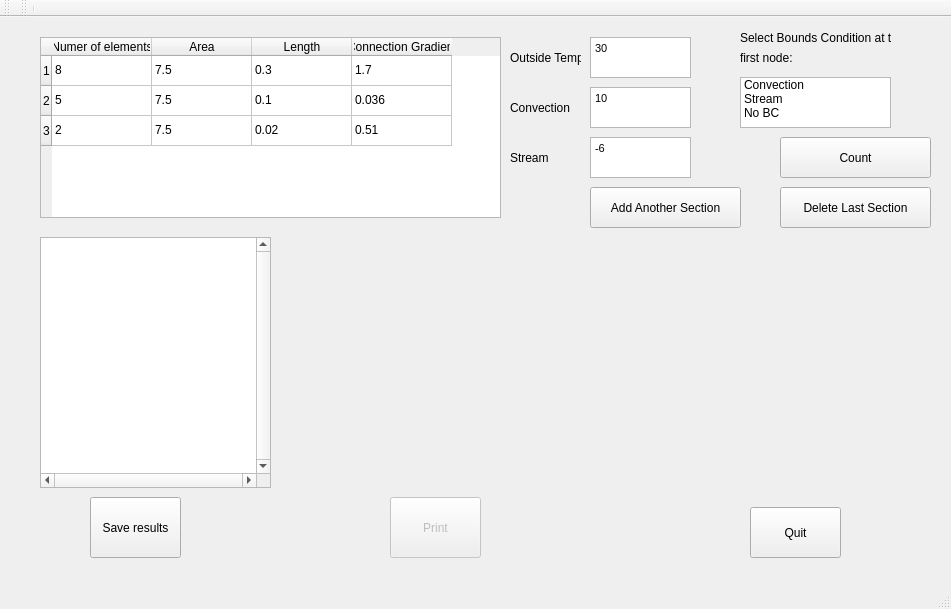
<?xml version="1.0" encoding="UTF-8"?>
<ui version="4.0">
 <class>temp</class>
 <widget class="QMainWindow" name="temp">
  <property name="geometry">
   <rect>
    <x>0</x>
    <y>0</y>
    <width>951</width>
    <height>609</height>
   </rect>
  </property>
  <property name="windowTitle">
   <string>temp</string>
  </property>
  <widget class="QWidget" name="centralWidget">
   <widget class="QTableWidget" name="data">
    <property name="geometry">
     <rect>
      <x>40</x>
      <y>20</y>
      <width>461</width>
      <height>181</height>
     </rect>
    </property>
    <row>
     <property name="text">
      <string>1</string>
     </property>
    </row>
    <row>
     <property name="text">
      <string>2</string>
     </property>
    </row>
    <row>
     <property name="text">
      <string>3</string>
     </property>
    </row>
    <column>
     <property name="text">
      <string>Numer of elements</string>
     </property>
    </column>
    <column>
     <property name="text">
      <string>Area</string>
     </property>
    </column>
    <column>
     <property name="text">
      <string>Length</string>
     </property>
    </column>
    <column>
     <property name="text">
      <string>Connection Gradient</string>
     </property>
    </column>
    <item row="0" column="0">
     <property name="text">
      <string>8</string>
     </property>
    </item>
    <item row="0" column="1">
     <property name="text">
      <string>7.5</string>
     </property>
    </item>
    <item row="0" column="2">
     <property name="text">
      <string>0.3</string>
     </property>
    </item>
    <item row="0" column="3">
     <property name="text">
      <string>1.7</string>
     </property>
    </item>
    <item row="1" column="0">
     <property name="text">
      <string>5</string>
     </property>
    </item>
    <item row="1" column="1">
     <property name="text">
      <string>7.5</string>
     </property>
    </item>
    <item row="1" column="2">
     <property name="text">
      <string>0.1</string>
     </property>
    </item>
    <item row="1" column="3">
     <property name="text">
      <string>0.036</string>
     </property>
    </item>
    <item row="2" column="0">
     <property name="text">
      <string>2</string>
     </property>
    </item>
    <item row="2" column="1">
     <property name="text">
      <string>7.5</string>
     </property>
    </item>
    <item row="2" column="2">
     <property name="text">
      <string>0.02</string>
     </property>
    </item>
    <item row="2" column="3">
     <property name="text">
      <string>0.51</string>
     </property>
    </item>
   </widget>
   <widget class="QPushButton" name="addButton">
    <property name="geometry">
     <rect>
      <x>590</x>
      <y>170</y>
      <width>151</width>
      <height>41</height>
     </rect>
    </property>
    <property name="text">
     <string>Add Another Section</string>
    </property>
   </widget>
   <widget class="QPushButton" name="deleteButton">
    <property name="geometry">
     <rect>
      <x>780</x>
      <y>170</y>
      <width>151</width>
      <height>41</height>
     </rect>
    </property>
    <property name="text">
     <string>Delete Last Section</string>
    </property>
   </widget>
   <widget class="QPushButton" name="quit">
    <property name="geometry">
     <rect>
      <x>750</x>
      <y>490</y>
      <width>91</width>
      <height>51</height>
     </rect>
    </property>
    <property name="text">
     <string>Quit</string>
    </property>
   </widget>
   <widget class="QTextEdit" name="tempdata">
    <property name="geometry">
     <rect>
      <x>590</x>
      <y>20</y>
      <width>101</width>
      <height>41</height>
     </rect>
    </property>
    <property name="html">
     <string>&lt;!DOCTYPE HTML PUBLIC &quot;-//W3C//DTD HTML 4.0//EN&quot; &quot;http://www.w3.org/TR/REC-html40/strict.dtd&quot;&gt;
&lt;html&gt;&lt;head&gt;&lt;meta name=&quot;qrichtext&quot; content=&quot;1&quot; /&gt;&lt;style type=&quot;text/css&quot;&gt;
p, li { white-space: pre-wrap; }
&lt;/style&gt;&lt;/head&gt;&lt;body style=&quot; font-family:'MS Shell Dlg 2'; font-size:8.25pt; font-weight:400; font-style:normal;&quot;&gt;
&lt;p style=&quot; margin-top:0px; margin-bottom:0px; margin-left:0px; margin-right:0px; -qt-block-indent:0; text-indent:0px;&quot;&gt;30&lt;/p&gt;&lt;/body&gt;&lt;/html&gt;</string>
    </property>
   </widget>
   <widget class="QLabel" name="label">
    <property name="geometry">
     <rect>
      <x>510</x>
      <y>20</y>
      <width>71</width>
      <height>41</height>
     </rect>
    </property>
    <property name="text">
     <string>Outside Temp</string>
    </property>
   </widget>
   <widget class="QLabel" name="label_2">
    <property name="geometry">
     <rect>
      <x>510</x>
      <y>70</y>
      <width>61</width>
      <height>41</height>
     </rect>
    </property>
    <property name="text">
     <string>Convection</string>
    </property>
   </widget>
   <widget class="QTextEdit" name="konwdata">
    <property name="geometry">
     <rect>
      <x>590</x>
      <y>70</y>
      <width>101</width>
      <height>41</height>
     </rect>
    </property>
    <property name="html">
     <string>&lt;!DOCTYPE HTML PUBLIC &quot;-//W3C//DTD HTML 4.0//EN&quot; &quot;http://www.w3.org/TR/REC-html40/strict.dtd&quot;&gt;
&lt;html&gt;&lt;head&gt;&lt;meta name=&quot;qrichtext&quot; content=&quot;1&quot; /&gt;&lt;style type=&quot;text/css&quot;&gt;
p, li { white-space: pre-wrap; }
&lt;/style&gt;&lt;/head&gt;&lt;body style=&quot; font-family:'MS Shell Dlg 2'; font-size:8.25pt; font-weight:400; font-style:normal;&quot;&gt;
&lt;p style=&quot; margin-top:0px; margin-bottom:0px; margin-left:0px; margin-right:0px; -qt-block-indent:0; text-indent:0px;&quot;&gt;10&lt;/p&gt;&lt;/body&gt;&lt;/html&gt;</string>
    </property>
   </widget>
   <widget class="QLabel" name="label_3">
    <property name="geometry">
     <rect>
      <x>510</x>
      <y>120</y>
      <width>61</width>
      <height>41</height>
     </rect>
    </property>
    <property name="text">
     <string>Stream</string>
    </property>
   </widget>
   <widget class="QTextEdit" name="strumdata">
    <property name="geometry">
     <rect>
      <x>590</x>
      <y>120</y>
      <width>101</width>
      <height>41</height>
     </rect>
    </property>
    <property name="html">
     <string>&lt;!DOCTYPE HTML PUBLIC &quot;-//W3C//DTD HTML 4.0//EN&quot; &quot;http://www.w3.org/TR/REC-html40/strict.dtd&quot;&gt;
&lt;html&gt;&lt;head&gt;&lt;meta name=&quot;qrichtext&quot; content=&quot;1&quot; /&gt;&lt;style type=&quot;text/css&quot;&gt;
p, li { white-space: pre-wrap; }
&lt;/style&gt;&lt;/head&gt;&lt;body style=&quot; font-family:'MS Shell Dlg 2'; font-size:8.25pt; font-weight:400; font-style:normal;&quot;&gt;
&lt;p style=&quot; margin-top:0px; margin-bottom:0px; margin-left:0px; margin-right:0px; -qt-block-indent:0; text-indent:0px;&quot;&gt;-6&lt;/p&gt;&lt;/body&gt;&lt;/html&gt;</string>
    </property>
   </widget>
   <widget class="QPushButton" name="startButton">
    <property name="geometry">
     <rect>
      <x>780</x>
      <y>120</y>
      <width>151</width>
      <height>41</height>
     </rect>
    </property>
    <property name="text">
     <string>Count</string>
    </property>
   </widget>
   <widget class="QTextEdit" name="console">
    <property name="geometry">
     <rect>
      <x>40</x>
      <y>220</y>
      <width>231</width>
      <height>251</height>
     </rect>
    </property>
    <property name="font">
     <font>
      <pointsize>8</pointsize>
     </font>
    </property>
    <property name="verticalScrollBarPolicy">
     <enum>Qt::ScrollBarAlwaysOn</enum>
    </property>
    <property name="horizontalScrollBarPolicy">
     <enum>Qt::ScrollBarAlwaysOn</enum>
    </property>
    <property name="html">
     <string>&lt;!DOCTYPE HTML PUBLIC &quot;-//W3C//DTD HTML 4.0//EN&quot; &quot;http://www.w3.org/TR/REC-html40/strict.dtd&quot;&gt;
&lt;html&gt;&lt;head&gt;&lt;meta name=&quot;qrichtext&quot; content=&quot;1&quot; /&gt;&lt;style type=&quot;text/css&quot;&gt;
p, li { white-space: pre-wrap; }
&lt;/style&gt;&lt;/head&gt;&lt;body style=&quot; font-family:'MS Shell Dlg 2'; font-size:8pt; font-weight:400; font-style:normal;&quot;&gt;
&lt;p style=&quot;-qt-paragraph-type:empty; margin-top:0px; margin-bottom:0px; margin-left:0px; margin-right:0px; -qt-block-indent:0; text-indent:0px; font-size:8.25pt;&quot;&gt;&lt;br /&gt;&lt;/p&gt;&lt;/body&gt;&lt;/html&gt;</string>
    </property>
   </widget>
   <widget class="QListWidget" name="listWidget">
    <property name="geometry">
     <rect>
      <x>740</x>
      <y>60</y>
      <width>151</width>
      <height>51</height>
     </rect>
    </property>
    <item>
     <property name="text">
      <string>Convection</string>
     </property>
     <property name="checkState">
      <enum>Unchecked</enum>
     </property>
    </item>
    <item>
     <property name="text">
      <string>Stream</string>
     </property>
     <property name="checkState">
      <enum>Unchecked</enum>
     </property>
    </item>
    <item>
     <property name="text">
      <string>No BC</string>
     </property>
     <property name="checkState">
      <enum>Unchecked</enum>
     </property>
    </item>
   </widget>
   <widget class="QPushButton" name="printButton">
    <property name="enabled">
     <bool>false</bool>
    </property>
    <property name="geometry">
     <rect>
      <x>390</x>
      <y>480</y>
      <width>91</width>
      <height>61</height>
     </rect>
    </property>
    <property name="text">
     <string>Print</string>
    </property>
    <property name="autoDefault">
     <bool>true</bool>
    </property>
    <property name="default">
     <bool>false</bool>
    </property>
   </widget>
   <widget class="QPushButton" name="saveButton">
    <property name="geometry">
     <rect>
      <x>90</x>
      <y>480</y>
      <width>91</width>
      <height>61</height>
     </rect>
    </property>
    <property name="text">
     <string>Save results</string>
    </property>
   </widget>
   <widget class="QCustomPlot" name="Graph" native="true">
    <property name="geometry">
     <rect>
      <x>280</x>
      <y>220</y>
      <width>521</width>
      <height>251</height>
     </rect>
    </property>
   </widget>
   <widget class="QLabel" name="label_4">
    <property name="geometry">
     <rect>
      <x>740</x>
      <y>10</y>
      <width>151</width>
      <height>21</height>
     </rect>
    </property>
    <property name="text">
     <string>Select Bounds Condition at the </string>
    </property>
   </widget>
   <widget class="QLabel" name="label_5">
    <property name="geometry">
     <rect>
      <x>740</x>
      <y>30</y>
      <width>151</width>
      <height>21</height>
     </rect>
    </property>
    <property name="text">
     <string>first node:</string>
    </property>
   </widget>
  </widget>
  <widget class="QMenuBar" name="menuBar">
   <property name="geometry">
    <rect>
     <x>0</x>
     <y>0</y>
     <width>951</width>
     <height>18</height>
    </rect>
   </property>
  </widget>
  <widget class="QToolBar" name="mainToolBar">
   <attribute name="toolBarArea">
    <enum>TopToolBarArea</enum>
   </attribute>
   <attribute name="toolBarBreak">
    <bool>false</bool>
   </attribute>
  </widget>
  <widget class="QStatusBar" name="statusBar"/>
  <widget class="QToolBar" name="toolBar">
   <property name="windowTitle">
    <string>toolBar</string>
   </property>
   <attribute name="toolBarArea">
    <enum>TopToolBarArea</enum>
   </attribute>
   <attribute name="toolBarBreak">
    <bool>false</bool>
   </attribute>
   <addaction name="separator"/>
  </widget>
 </widget>
 <layoutdefault spacing="6" margin="11"/>
 <customwidgets>
  <customwidget>
   <class>QCustomPlot</class>
   <extends>QWidget</extends>
   <header>qcustomplot.h</header>
   <container>1</container>
  </customwidget>
 </customwidgets>
 <resources/>
 <connections/>
</ui>
